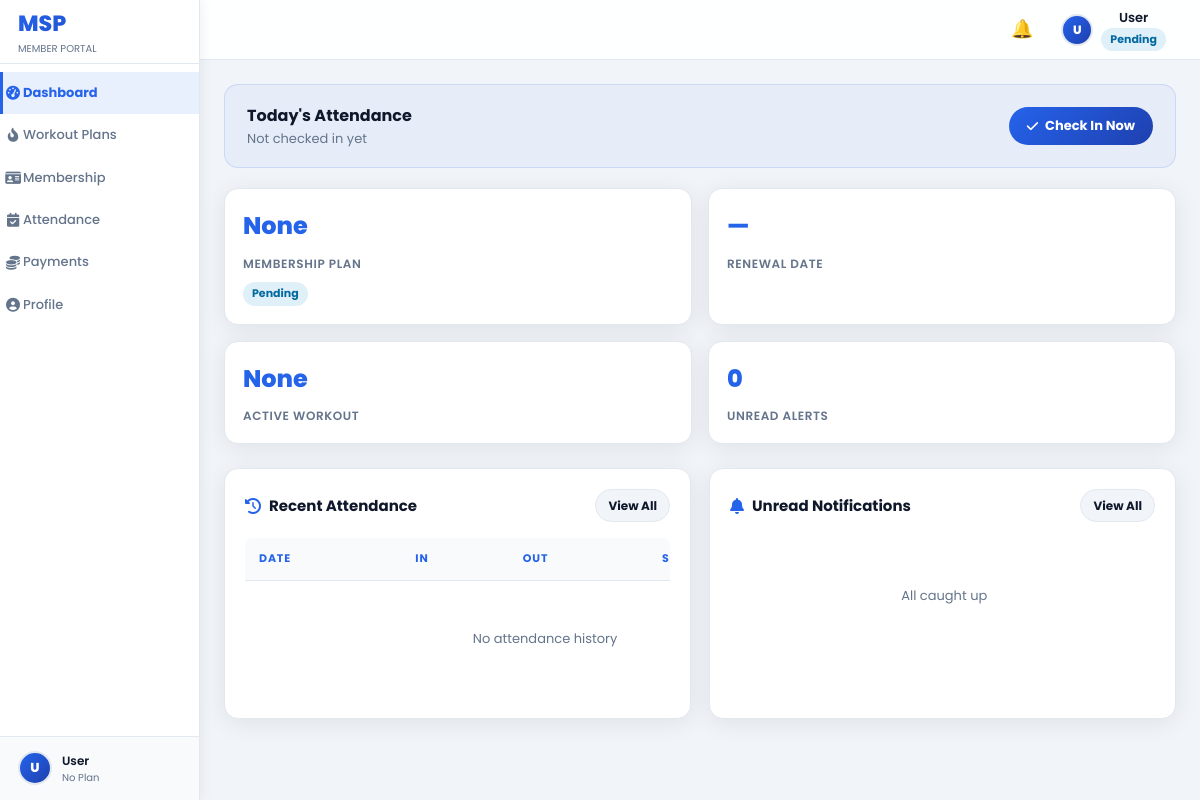
The page /views/user/dashboard.php (signed in) on the database its author committed.
### tables this page shows
CREATE TABLE `users` (
  `id` int(11) NOT NULL,
  `name` varchar(100) NOT NULL,
  `email` varchar(100) NOT NULL,
  `password` varchar(255) NOT NULL,
  `phone` varchar(20) DEFAULT NULL,
  `profile_image` varchar(255) DEFAULT NULL,
  `membership_plan` varchar(50) DEFAULT NULL,
  `membership_status` enum('active','expired','pending') DEFAULT 'pending',
  `renewal_date` date DEFAULT NULL,
  `role` enum('user','admin') DEFAULT 'user',
  `created_at` timestamp NOT NULL DEFAULT current_timestamp()
);

### config/database.php (called while the page is built)
<?php
function db(): PDO {
    static $pdo = null;
    if ($pdo === null) {
        $host   = 'localhost';
        $dbname = 'gym';
        $user   = 'root';
        $pass   = '';
        try {
            $pdo = new PDO("mysql:host=$host;dbname=$dbname;charset=utf8mb4", $user, $pass, [
                PDO::ATTR_ERRMODE            => PDO::ERRMODE_EXCEPTION,
                PDO::ATTR_DEFAULT_FETCH_MODE => PDO::FETCH_ASSOC,
                PDO::ATTR_EMULATE_PREPARES   => false,
            ]);
        } catch (PDOException $e) {
            http_response_code(503);
            die('Database connection failed. Please try again later.');
        }
    }
    return $pdo;
}

### functions/auth.php (called while the page is built, shortened)
<?php
function current_user(): ?array {
    static $user = null;
    if ($user === null) {
        $s = db()->prepare('SELECT * FROM users WHERE id=:id LIMIT 1');
        $s->execute(['id' => $_SESSION['user_id']]);
        $user = $s->fetch() ?: null;
    }
    return $user;
}

### views/user/dashboard.php (the view, shortened to what this page needs)
<?php
$pdo = db();
$user = current_user();
$today = $pdo->prepare('SELECT * FROM attendance WHERE user_id=:uid AND attendance_date=CURDATE()');
$today->execute(['uid'=>$user['id']]);
$today = $today->fetch();
$active_wp = $pdo->prepare('SELECT uwp.*,w.plan_name,w.goal,w.difficulty,t.name trainer FROM user_workout_plans uwp JOIN workout_plans w ON w.id=uwp.workout_plan_id LEFT JOIN trainers t ON t.id=w.trainer_id WHERE uwp.user_id=:uid AND uwp.status="active" ORDER BY uwp.id DESC LIMIT 1');
$active_wp->execute(['uid'=>$user['id']]);
$active_wp = $active_wp->fetch();
$recent_att = $pdo->prepare('SELECT * FROM attendance WHERE user_id=:uid ORDER BY attendance_date DESC LIMIT 6');
$recent_att->execute(['uid'=>$user['id']]);
$recent_att = $recent_att->fetchAll();
$notes = $pdo->prepare('SELECT * FROM notifications WHERE user_id=:uid AND is_read=0 ORDER BY created_at DESC LIMIT 5');
$notes->execute(['uid'=>$user['id']]);
$notes = $notes->fetchAll();
include APP_ROOT . '/views/includes/head_user.php';
?>
<div class="quick-bar">
  <div>
    <div style="font-weight:700;font-size:16px;">Today's Attendance</div>
    <div class="text-muted" style="font-size:13px;"><?= $today ? 'Checked in at ' . e(substr($today['check_in'],11,5)) : 'Not checked in yet' ?></div>
  </div>
  <form method="POST">
    <?php if (!$today): ?>
      <button class="btn btn-primary"><i class="fa-solid fa-check"></i> Check In Now</button>
    <?php elseif (!$today['check_out']): ?>
      <input type="hidden" name="action" value="checkout">
      <button class="btn btn-success"><i class="fa-solid fa-hand"></i> Check Out</button>
    <?php else: ?>
      <span class="badge badge-success"><i class="fa-solid fa-check-circle"></i> Completed Today</span>
    <?php endif; ?>
  </form>
</div>
<div class="stat-cards">
  <div class="stat-card">
    <div class="stat-val"><?= e($user['membership_plan'] ?: 'None') ?></div>
    <div class="stat-label">Membership Plan</div>
    <div><?= badge_status($user['membership_status']) ?></div>
  </div>
  <div class="stat-card">
    <div class="stat-val"><?= e($user['renewal_date'] ?: '—') ?></div>
    <div class="stat-label">Renewal Date</div>
  </div>
  <div class="stat-card">
    <div class="stat-val"><?= e($active_wp['plan_name'] ?? 'None') ?></div>
    <div class="stat-label">Active Workout</div>
  </div>
  <div class="stat-card">
    <div class="stat-val"><?= count($notes) ?></div>
    <div class="stat-label">Unread Alerts</div>
  </div>
</div>
<div class="grid-2">
  <div class="card">
    <div class="card-header">
      <span class="card-title"><i class="fa-solid fa-history"></i> Recent Attendance</span>
      <a href="/gym-system/views/user/attendance.php" class="btn btn-sm btn-secondary">View All</a>
    </div>
    <div class="table-wrap">
      <table>
        <tr><th>Date</th><th>In</th><th>Out</th><th>Status</th></tr>
        <?php if(empty($recent_att)): ?><tr><td colspan="4" class="empty-state">No attendance history</td></tr><?php endif; ?>
      </table>
    </div>
  </div>
  <div class="card">
    <div class="card-header">
      <span class="card-title"><i class="fa-solid fa-bell"></i> Unread Notifications</span>
      <a href="/gym-system/views/user/notifications.php" class="btn btn-sm btn-secondary">View All</a>
    </div>
    <?php if(empty($notes)): ?><div class="empty-state"><p><i class="fa-solid fa-party-horn"></i> All caught up</p></div><?php endif; ?>
  </div>
</div>
<?php include APP_ROOT . '/views/includes/foot_user.php'; ?>

### views/includes/head_user.php (shortened to what this page needs)
<?php
$_me    = current_user();
?>
<!DOCTYPE html>
<html lang="en">
<head>
<link rel="stylesheet" href="/gym-system/assets/css/main.css">
</head>
<body>
<div class="app-layout">
<?php include APP_ROOT . '/views/includes/sidebar_user.php'; ?>
<div class="main-content" id="mainContent">
<header class="topbar">
  <div class="topbar-actions">
    <a href="/gym-system/views/user/notifications.php" class="topbar-notif" title="Notifications">
      &#128276;
    </a>
    <div class="topbar-profile-wrap" style="position:relative;">
      <button
        type="button"
        id="profileDropdownBtn"
        class="topbar-user"
        style="border:0;background:transparent;color:inherit;cursor:pointer;"
      >
        <?= avatar($_me['name'] ?? '', $_me['profile_image'] ? img_url($_me['profile_image']) : null, 32) ?>
        <div class="topbar-user-info">
          <div class="topbar-user-name"><?= e($_me['name'] ?? '') ?></div>
          <div class="topbar-user-role"><?= badge_status($_me['membership_status'] ?? 'pending') ?></div>
        </div>
      </button>
    </div>
  </div>
</header>
<div class="page-body">

### views/includes/sidebar_user.php (shortened to what this page needs)
<?php
$page  = basename($_SERVER['PHP_SELF']);
$me    = current_user();
function ub_active(string ...$pages): string {
    global $page;
    return in_array($page, $pages) ? 'active' : '';
}
?>
<link rel="stylesheet" href="https://cdnjs.cloudflare.com/ajax/libs/font-awesome/6.5.0/css/all.min.css">
<aside class="sidebar" id="appSidebar">
  <div class="sidebar-brand">
    <div class="brand-wrap">
      <div class="brand-logo">MSP</div>
      <div class="brand-sub">MEMBER PORTAL</div>
    </div>
  </div>
  <nav class="sidebar-nav">
    <div class="nav-item">
      <a href="/gym-system/views/user/dashboard.php" class="nav-link <?= ub_active('dashboard.php') ?>">
        <span class="nav-icon"><i class="fa-solid fa-gauge-high"></i></span>
        <span class="nav-label">Dashboard</span>
      </a>
    </div>
    <div class="nav-item">
      <a href="/gym-system/views/user/workout.php" class="nav-link <?= ub_active('workout.php') ?>">
        <span class="nav-icon"><i class="fa-solid fa-fire-flame-curved"></i></span>
        <span class="nav-label">Workout Plans</span>
      </a>
    </div>
    <div class="nav-item">
      <a href="/gym-system/views/user/membership.php" class="nav-link <?= ub_active('membership.php') ?>">
        <span class="nav-icon"><i class="fa-solid fa-id-card"></i></span>
        <span class="nav-label">Membership</span>
      </a>
    </div>
    <div class="nav-item">
      <a href="/gym-system/views/user/attendance.php" class="nav-link <?= ub_active('attendance.php') ?>">
        <span class="nav-icon"><i class="fa-solid fa-calendar-check"></i></span>
        <span class="nav-label">Attendance</span>
      </a>
    </div>
    <div class="nav-item">
      <a href="/gym-system/views/user/payments.php" class="nav-link <?= ub_active('payments.php') ?>">
        <span class="nav-icon"><i class="fa-solid fa-coins"></i></span>
        <span class="nav-label">Payments</span>
      </a>
    </div>
    <div class="nav-item">
      <a href="/gym-system/views/user/profile.php" class="nav-link <?= ub_active('profile.php') ?>">
        <span class="nav-icon"><i class="fa-solid fa-circle-user"></i></span>
        <span class="nav-label">Profile</span>
      </a>
    </div>
  </nav>
  <div class="sidebar-footer">
    <?= avatar($me['name'] ?? 'Member', $me['profile_image'] ? img_url($me['profile_image']) : null, 34) ?>
    <div class="footer-info">
      <div class="footer-name"><?= e($me['name'] ?? '') ?></div>
      <div class="footer-role"><?= e($me['membership_plan'] ?? 'No Plan') ?></div>
    </div>
  </div>
</aside>

### functions/helpers.php (shortened to what this page needs)
<?php
function e(mixed $v): string {
    return htmlspecialchars((string)$v, ENT_QUOTES | ENT_SUBSTITUTE, 'UTF-8');
}
function badge_status(string $status): string {
    $map = [
        'active'    => 'success',
        'expired'   => 'danger',
        'pending'   => 'info',
        'paid'      => 'success',
        'failed'    => 'danger',
        'present'   => 'success',
        'late'      => 'warning',
        'inactive'  => 'danger',
        'completed' => 'info',
        'paused'    => 'warning',
    ];
    $cls = $map[strtolower($status)] ?? 'default';
    return '<span class="badge badge-' . $cls . '">' . e(ucfirst($status)) . '</span>';
}
function avatar(string $name, ?string $img = null, int $size = 40): string {
    $initial = strtoupper(mb_substr($name, 0, 1));
    return '<div class="avatar-initial" style="width:' . $size . 'px;height:' . $size . 'px;font-size:' . (int)($size * 0.4) . 'px">' . $initial . '</div>';
}

### rows shown on the page
users: name "U U", name "User", membership_plan "No Plan", membership_status "Pending Pending", membership_plan "None", renewal_date "—"

### other values the page prints
$active_wp['plan_name'] "None"
count($notes) "0"
